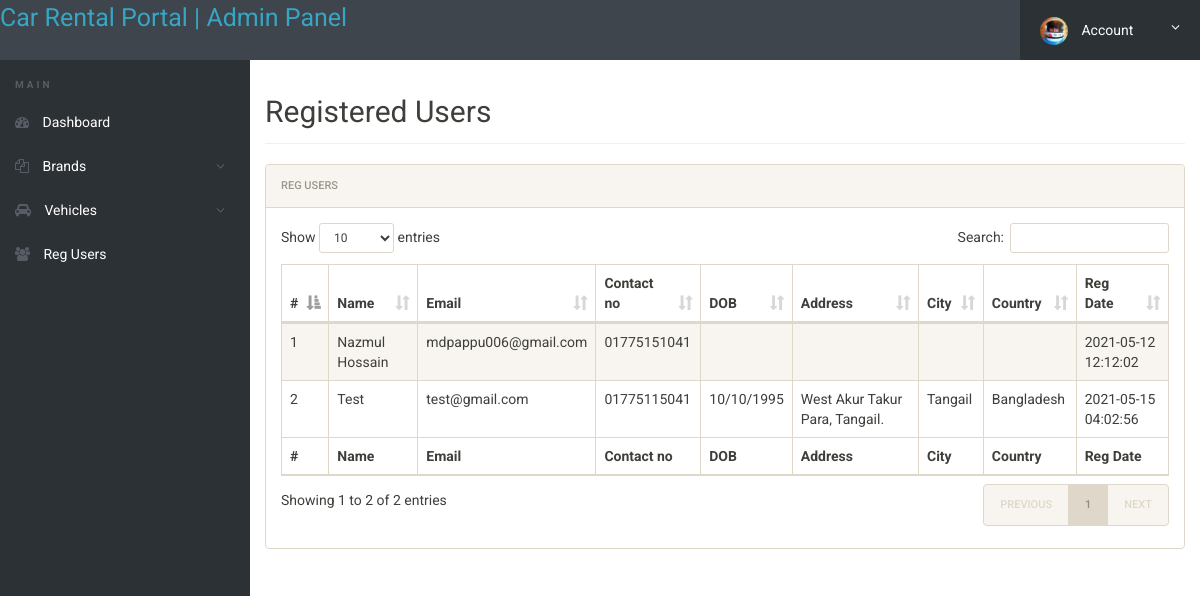
Page /admin/reg-users.php (signed in) on the committed database.
### tables this page shows
CREATE TABLE IF NOT EXISTS `tblusers` (
  `id` int(11) NOT NULL AUTO_INCREMENT,
  `FullName` varchar(120) DEFAULT NULL,
  `EmailId` varchar(100) DEFAULT NULL,
  `Password` varchar(100) DEFAULT NULL,
  `ContactNo` varchar(11) DEFAULT NULL,
  `dob` varchar(120) DEFAULT NULL,
  `Address` varchar(255) DEFAULT NULL,
  `City` varchar(100) DEFAULT NULL,
  `Country` varchar(100) DEFAULT NULL,
  `RegDate` timestamp NULL DEFAULT current_timestamp(),
  `UpdationDate` timestamp NULL DEFAULT current_timestamp(),
  PRIMARY KEY (`id`),
  UNIQUE KEY `EmailId` (`EmailId`)
);

### admin/reg-users.php (the view, shortened to what this page needs)
<!doctype html>
<html lang="en" class="no-js">
<head>
	<link rel="stylesheet" href="css/font-awesome.min.css">
	<link rel="stylesheet" href="css/bootstrap.min.css">
	<link rel="stylesheet" href="css/dataTables.bootstrap.min.css">
	<link rel="stylesheet" href="css/bootstrap-social.css">
	<link rel="stylesheet" href="css/bootstrap-select.css">
	<link rel="stylesheet" href="css/fileinput.min.css">
	<link rel="stylesheet" href="css/awesome-bootstrap-checkbox.css">
	<link rel="stylesheet" href="css/style.css">
</head>
<body>
	<?php include('includes/header.php');?>
	<div class="ts-main-content">
		<?php include('includes/leftbar.php');?>
		<div class="content-wrapper">
			<div class="container-fluid">
				<div class="row">
					<div class="col-md-12">
						<h2 class="page-title">Registered Users</h2>
						<div class="panel panel-default">
							<div class="panel-heading">Reg Users</div>
							<div class="panel-body">
								<table id="zctb" class="display table table-striped table-bordered table-hover" cellspacing="0" width="100%">
									<thead>
										<tr>
										<th>#</th>
												<th> Name</th>
											<th>Email </th>
											<th>Contact no</th>
										<th>DOB</th>
										<th>Address</th>
										<th>City</th>
										<th>Country</th>
										<th>Reg Date</th>
										</tr>
									</thead>
									<tfoot>
										<tr>
										<th>#</th>
											<th> Name</th>
											<th>Email </th>
											<th>Contact no</th>
										<th>DOB</th>
										<th>Address</th>
										<th>City</th>
										<th>Country</th>
										<th>Reg Date</th>
										</tr>
									</tfoot>
									<tbody>
<?php
	$sql = "SELECT * from  tblusers";
	$query = mysqli_query($db, $sql);
foreach($query as $result)
{				?>
										<tr>
											<td><?php echo htmlentities($result['id']);?></td>
											<td><?php echo htmlentities($result['FullName']);?></td>
											<td><?php echo htmlentities($result['EmailId']);?></td>
											<td><?php echo htmlentities($result['ContactNo']);?></td>
											<td><?php echo htmlentities($result['dob']);?></td>
											<td><?php echo htmlentities($result['Address']);?></td>
											<td><?php echo htmlentities($result['City']);?></td>
											<td><?php echo htmlentities($result['Country']);?></td>
											<td><?php echo htmlentities($result['RegDate']);?></td>
										</tr>
										<?php } ?>
									</tbody>
								</table>
							</div>
						</div>
					</div>
				</div>
			</div>
		</div>
	</div>
</body>
</html>

### admin/css/style.css (style rules this page uses)
html { font-size: 14px; }
@media only screen and (min-width: 480px) { html { font-size: 17px; } }
@media only screen and (min-width: 768px) { html { font-size: 14px; } }
body { font-size: 1em; }
.panel { overflow: hidden; }
.page-title { padding-bottom: 15px; margin-bottom: 20px; border-bottom: 1px solid #f0f0f0; }
.ts-main-content .content-wrapper { padding-top: 15px; margin-top: 60px; }
@media only screen and (min-width: 992px) { .ts-main-content .content-wrapper { margin-left: 250px; } }

### rows in the picture
tblusers: id "1", FullName "Nazmul Hossain", EmailId "mdpappu006@gmail.com", ContactNo "01775151041", RegDate "2021-05-12 12:12:02"
tblusers: id "2", FullName "Test", EmailId "test@gmail.com", ContactNo "01775115041", dob "10/10/1995", Address "West Akur Takur Para, Tangail.", City "Tangail", Country "Bangladesh", RegDate "2021-05-15 04:02:56"
